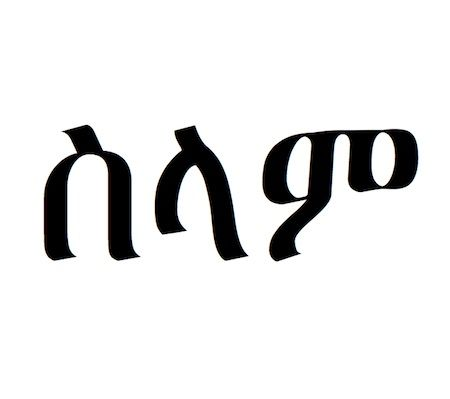
#> input picture 12 Amharic Words and Phrases We Use With Our Toddler _ Disney Baby.jpeg, 450 x 399 px
$ jupyter execute --allow-errors .ipynb
#> lines starting #> are read from the running program, lines starting #| are printed output that depends on the picture
[cell 1]
from PIL import Image, ImageDraw, ImageFont
import os

# Define the Ge'ez numerals (Unicode for ፩ to ፱)
geez_numerals = {
    "1": "\u1369",  # ፩
    "2": "\u136A",  # ፪
    "3": "\u136B",  # ፫
    "4": "\u136C",  # ፬
    "5": "\u136D",  # ፭
    "6": "\u136E",  # ፮
    "7": "\u136F",  # ፯
    "8": "\u1370",  # ፰
    "9": "\u1371",  # ፱
}

# List of font paths (update with the actual paths on your system)
fonts = [

    # Example for Linux
    "~/.fonts/AbyssinicaSIL-Regular.ttf",
]

# Create output directories
for numeral in geez_numerals:
    os.makedirs(f"geez_{numeral}_synthetic", exist_ok=True)

# Generate images for each numeral in each font
for numeral, char in geez_numerals.items():
    for font_idx, font_path in enumerate(fonts):
        try:
            font = ImageFont.truetype(font_path, size=30)
        except Exception as e:
            print(f"Font {font_path} not found or failed to load: {e}, skipping...")
            continue

        # Create a blank 40x40 image
        image = Image.new("L", (40, 40), color=255)  # White background
        draw = ImageDraw.Draw(image)

        # Calculate text position to center it
        text_bbox = draw.textbbox((0, 0), char, font=font)
        text_width = text_bbox[2] - text_bbox[0]
        text_height = text_bbox[3] - text_bbox[1]
        position = ((40 - text_width) // 2, (40 - text_height) // 2)

        # Draw the numeral
        draw.text(position, char, font=font, fill=0)  # Black text

        # Save the image
        image.save(f"geez_{numeral}_synthetic/geez_{numeral}_font_{font_idx + 1}.png")
#> this loop made 9 passes
#> pass 1, `image.save(f"geez_{numeral}_synthetic/geez_{numeral}_font_{font_idx + ..`:
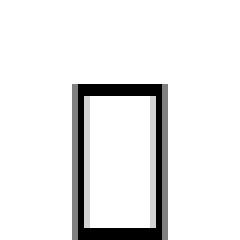
#> saved as geez_1_font_1.png: PIL image 40x40 L (shown 6 times larger); min 0, max 255, mean 233.7

print("Synthetic image generation complete!")

[cell 2]
from PIL import Image, ImageDraw, ImageFont
import os
import random

# Define the Amharic alphabet (same as before)
amharic_chars = []
base_consonants = [
    0x1200, 0x1208, 0x1210, 0x1218, 0x1220, 0x1228, 0x1230, 0x1238, 0x1240, 0x1248,
    0x1250, 0x1258, 0x1260, 0x1268, 0x1270, 0x1278, 0x1280, 0x1288, 0x1290, 0x1298,
    0x12A0, 0x12A8, 0x12B0, 0x12B8, 0x12C0, 0x12C8, 0x12D0, 0x12D8, 0x12E0, 0x12E8,
    0x12F0, 0x12F8, 0x1300, 0x1308, 0x1310, 0x1318, 0x1320, 0x1328, 0x1330, 0x1338,
    0x1340, 0x1348, 0x1350,
]

for base in base_consonants:
    for vowel_offset in range(7):
        char_code = base + vowel_offset
        amharic_chars.append(chr(char_code))

# List of font paths (update with your Amharic font paths)
fonts = [
    os.path.expanduser("~/.fonts/AbyssinicaSIL-Regular.ttf"),
    # Add more Amharic font paths here
]

# Verify that the standard font folders exist
#> (the rest of this cell did not finish here and is left out)

[cell 3]
from PIL import Image, ImageDraw, ImageFont
import os
import random

# Define the Amharic alphabet (33 consonants, 7 vowel forms each)
amharic_chars = []
base_consonants = [
    0x1200,  # ሀ
    0x1208,  # ለ
    0x1210,  # ሐ
    0x1218,  # መ
    0x1220,  # ሠ
    0x1228,  # ረ
    0x1230,  # ሰ
    0x1238,  # ሸ
    0x1240,  # ቀ
    0x1248,  # ቈ
    0x1250,  # ቐ
    0x1258,  # ቘ
    0x1260,  # በ
    0x1268,  # ቨ
    0x1270,  # ተ
    0x1278,  # ቸ
    0x1280,  # ኀ
    0x1288,  # ኈ
    0x1290,  # ነ
    0x1298,  # ኘ
    0x12A0,  # አ
    0x12A8,  # ከ
    0x12B0,  # ኰ
    0x12B8,  # ኸ
    0x12C0,  # ዀ
    0x12C8,  # ወ
    0x12D0,  # ዐ
    0x12D8,  # ዘ
    0x12E0,  # ዠ
    0x12E8,  # የ
    0x12F0,  # ደ
    0x12F8,  # ዸ
    0x1300,  # ጀ
    0x1308,  # ገ
    0x1310,  # ጐ
    0x1318,  # ጘ
    0x1320,  # ጠ
    0x1328,  # ጨ
    0x1330,  # ጰ
    0x1338,  # ጸ
    0x1340,  # ፀ
    0x1348,  # ፈ
    0x1350,  # ፐ
]

# Generate all characters (33 consonants × 7 vowel forms)
for base in base_consonants:
    for vowel_offset in range(7):  # 7 vowel forms
        char_code = base + vowel_offset
        amharic_chars.append(chr(char_code))

# Font path for rendering the characters
font_path = os.path.expanduser("~/.fonts/AbyssinicaSIL-Regular.ttf")

# Verify the font file exists
#> (the rest of this cell did not finish here and is left out)

[cell 4]
import cv2
import numpy as np
from tensorflow.keras.preprocessing.image import ImageDataGenerator

# [4 lines left out: function load_data, not called in this run]
#> (the rest of this cell did not finish here and is left out)

[cell 5]
from tensorflow.keras.models import Sequential
from tensorflow.keras.layers import Conv2D, MaxPooling2D, Flatten, Dense,Dropout

def build_model(num_class):
    model=Sequential([
        Conv2D(32,(3,3),activation='relu', input_shape=(64,64,1)),
        MaxPooling2D((2,2)),
        Conv2D(64, (3, 3), activation='relu'),
        MaxPooling2D((2, 2)),
        Conv2D(128, (3, 3), activation='relu'),
        MaxPooling2D((2, 2)),
        Flatten(),
        Dense(256,activation='relu'),
        Dropout(0.5),
        Dense(num_class,activation='softmax')
    ])
    return model
#> (the rest of this cell did not finish here and is left out)

[cell 6]
def train():
    model=build_model(num_class=2)
    model.compile(optimizer='adam',loss='categorical_crossentropy', metrics=['accuracy'])

[cell 7]
import os
import cv2
import numpy as np
from tensorflow.keras.preprocessing.image import ImageDataGenerator
from tensorflow.keras.utils import to_categorical
from tensorflow.keras.callbacks import EarlyStopping
import matplotlib.pyplot as plt
from tensorflow.keras.models import Sequential
from tensorflow.keras.layers import Conv2D, MaxPooling2D, Flatten, Dense, Dropout

[cell 8]
class DataLoader:
    def __init__(self, data_dir, img_size=(64, 64)):
        self.data_dir = data_dir
        self.img_size = img_size
        self.classes = sorted(os.listdir(data_dir))
        self.num_classes = len(self.classes)
        self.class_to_idx = {cls: idx for idx, cls in enumerate(self.classes)}

    # [27 lines left out: functions load_data, get_datagen, not called in this run]

[cell 9]
# [19 lines left out: function build_model, not called in this run]

[cell 10]
# [18 lines left out: function train_and_evaluate, not called in this run]

[cell 11]
from sklearn.model_selection import train_test_split

def main():
    # Load training data
    train_loader = DataLoader("dataset/T")
    X_train_full, y_train_full = train_loader.load_data()
    num_classes = train_loader.num_classes
    print(f"Training classes: {num_classes}")

    # Load test data with training's num_classes
    test_loader = DataLoader("dataset/te")
    X_test, y_test = test_loader.load_data(target_num_classes=num_classes)
    print(f"Test data shape: {X_test.shape}, y_test shape: {y_test.shape}")

    # Split train into train/validation
    X_train, X_val, y_train, y_val = train_test_split(
        X_train_full, y_train_full, test_size=0.2, random_state=42
    )

    # Build and train model
    model = build_model(num_classes)
    datagen = train_loader.get_datagen()
    model = train_and_evaluate(model, datagen, X_train, y_train, X_val, y_val, X_test, y_test)

    # Save model


    model.save("amharic_cnn.h5")
    print("Model saved as 'amharic_cnn.h5'")

#> (the rest of this cell did not finish here and is left out)

[cell 12]
from tensorflow.keras.models import load_model
import cv2
import numpy as np
import os
# [11 lines left out: function predict_amharic_character, not called in this run]

# Load model and class names
#> (the rest of this cell did not finish here and is left out)

[cell 13]
import cv2
import numpy as np
img1 = cv2.imread('12 Amharic Words and Phrases We Use With Our Toddler _ Disney Baby.jpeg')
#> img1 is the input picture: shape (399, 450, 3); mean B, G, R 229.2, 229.3, 229.3
cv2.imshow('orginal',img1)
imb=cv2.medianBlur(img1,5)
cv2.imshow('orgibbb',imb)
_,b=cv2.threshold(imb,128,255,cv2.THRESH_BINARY)
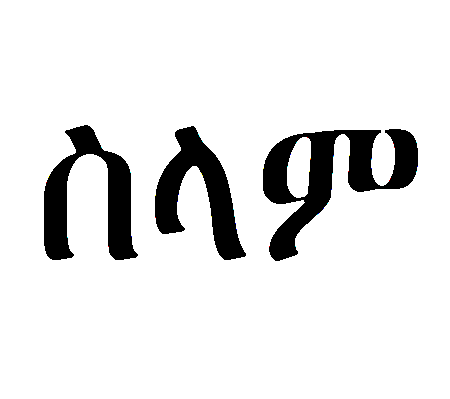
#> b: shape (399, 450, 3); mean B, G, R 229.3, 229.3, 229.3
inverted=cv2.bitwise_not(b)
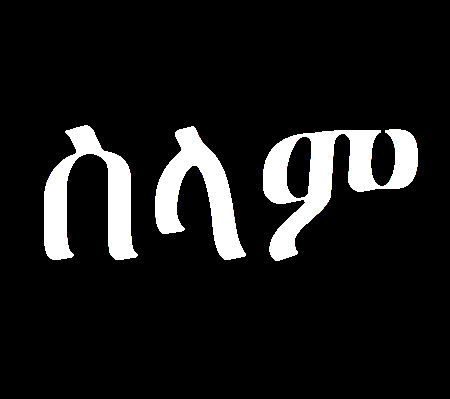
#> inverted: shape (399, 450, 3); mean B, G, R 25.7, 25.7, 25.7

cv2.imshow('in',inverted)
img = cv2.imread('001he.62.jpg')
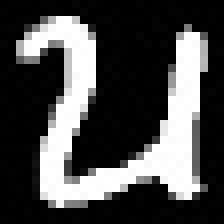
#> input picture 001he.62.jpg, 28 x 28 px (shown 8 times larger)
#> img is the input picture: shape (28, 28, 3); min 0, max 255, mean 73.7

n=np.random.normal(0,25,inverted.shape)
nm=inverted+n
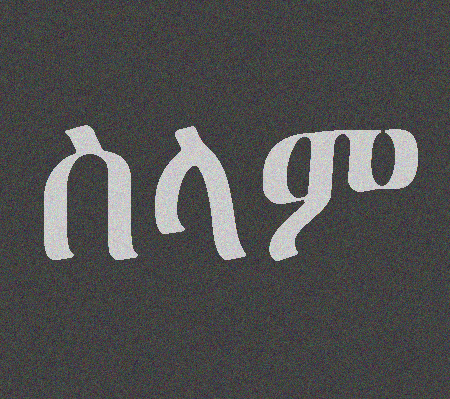
#> nm: shape (399, 450, 3) float64; mean B, G, R 25.8, 25.8, 25.7; drawn with min black and max white
nm=np.clip(nm,0,255).astype(np.uint8)
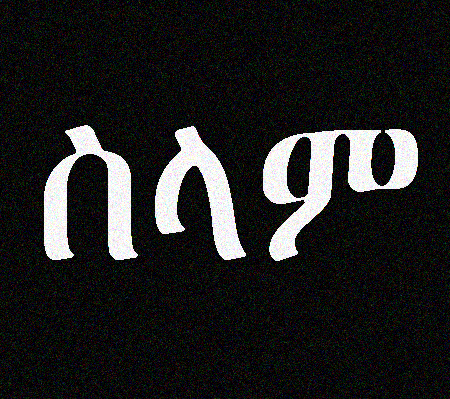
#> nm: shape (399, 450, 3); mean B, G, R 33.5, 33.5, 33.4
cv2.imshow('noise',nm)


cv2.waitKey(0)
cv2.destroyAllWindows()
